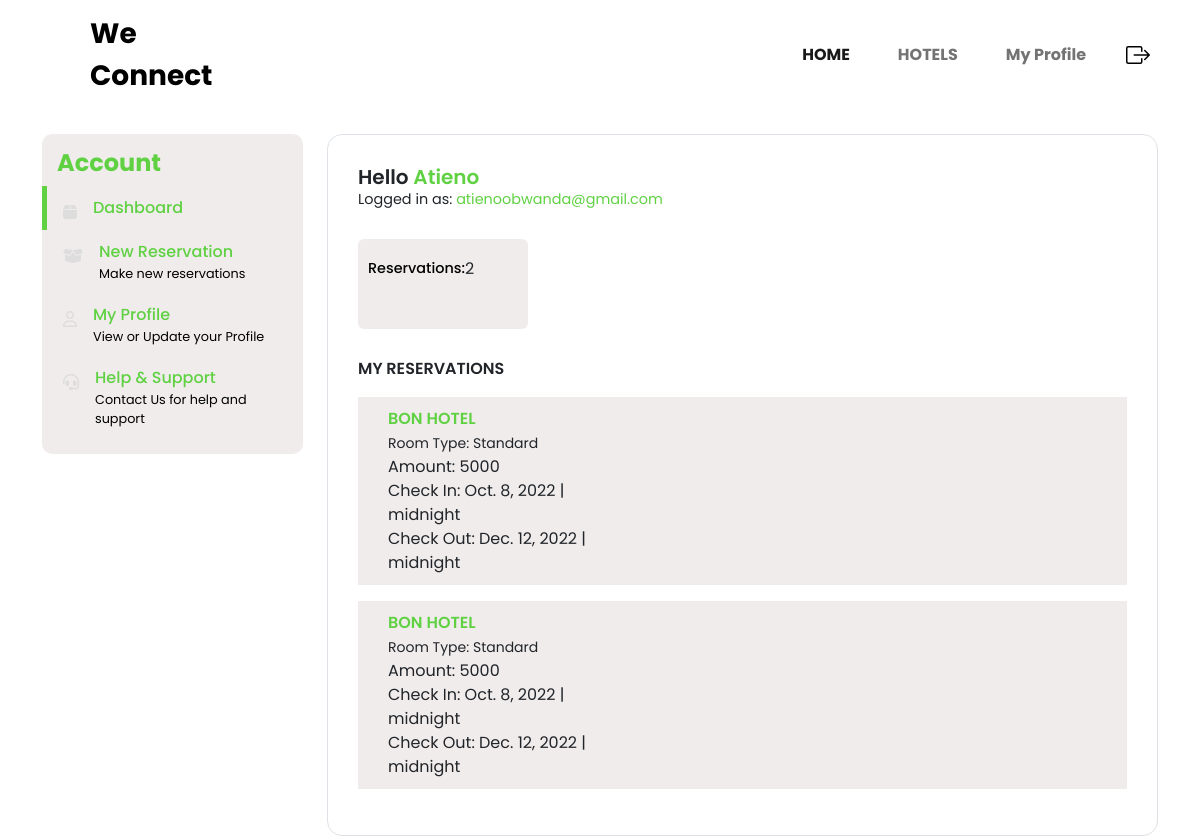
/dashboard/user/ (signed in), run on the app's committed database.
### accounts/models.py (models this page shows)
class User(AbstractUser):
    is_owner = models.BooleanField(default=False)
    is_client = models.BooleanField(default=False)
    first_name = models.CharField(max_length=100)
    last_name = models.CharField(max_length=100)
    email=models.EmailField()

### app/models.py (models this page shows, shortened)
class Bookings(models.Model):
    hotel = models.ForeignKey(Hotel, on_delete=models.CASCADE)
    amount = models.ForeignKey(Room,  on_delete=models.CASCADE)
    user =  models.ManyToManyField(Client, related_name='userBookings')
    date = models.DateTimeField(auto_now_add=True)
    phone = models.IntegerField(blank=True, null=True)
    check_in= models.DateTimeField()
    check_out = models.DateTimeField()

class Hotel (models.Model):
    hotel_name = models.CharField(max_length=100)
    description = models.TextField(blank= True)
    tagline = models.CharField(max_length=100)
    cover_image = models.ImageField(upload_to='images/')
    admin= models.ForeignKey(Owner,  on_delete=models.CASCADE)
    def __str__(self):
            return self.hotel_name

class Room (models.Model):
    ROOM_TYPE = (
        ('Standard', 'Standard'),
        ('Standard Twin', 'Standard Twin'),
        ('Deluxe', 'Deluxe'),
        ('Deluxe Twin', 'Deluxe Twin')
        )
    name = models.CharField(max_length=30, choices=ROOM_TYPE)
    tagline = models.CharField(max_length=100)
    rate = models.PositiveIntegerField(blank=True, null=True)
    image = models.ImageField(upload_to='images/')
    hotel= models.ForeignKey(Hotel,  on_delete=models.CASCADE)
    def __str__(self):
        return self.name

### dashboard/views.py (the view)
# urls.py: path('user/', views.clientDashboard, name='clientDashboard'),
def clientDashboard(request):
    currentUser = request.user.client
    activeBookings = Bookings.objects.filter(user=currentUser.pk).all()
    return render(request, 'client.html', {'activeBookings': activeBookings})

### dashboard/templates/client.html (shortened to what this page needs)
{% extends "base.html" %}
{% load static %}
{% block content %}
<!DOCTYPE html>
<html lang="en">
  <head>
 <link rel="stylesheet" href="https://cdnjs.cloudflare.com/ajax/libs/font-awesome/6.1.1/css/all.min.css" />
 <link rel="stylesheet" href="https://cdnjs.cloudflare.com/ajax/libs/font-awesome/6.1.1/css/brands.min.css" />
 <link rel="stylesheet" href="https://cdnjs.cloudflare.com/ajax/libs/font-awesome/6.1.1/css/fontawesome.min.css" />
 <link rel="stylesheet" href="https://cdnjs.cloudflare.com/ajax/libs/font-awesome/6.1.1/css/solid.min.css" />
    <link href="https://cdn.jsdelivr.net/npm/bootstrap@5.0.2/dist/css/bootstrap.min.css" rel="stylesheet">
    <link href="https://cdnjs.cloudflare.com/ajax/libs/font-awesome/4.7.0/css/font-awesome.min.css" rel="stylesheet">
    <link rel="stylesheet" type="text/css" href="{% static 'css/userDashboard.css' %}">
</head>
  <body>
    <div class="container mt-4">
        <div class="row">
            <div class="col-lg-3 my-lg-0 my-md-1">
                <div id="sidebar" class=" bg-light bg-purple">
                    <div class="h4 text" style="color:#60D143; font-weight: bold;">Account</div>
                    <ul>
                        <li class="active">
                            <a href="{% url 'clientDashboard' %}" class="text-decoration-none d-flex align-items-start">
                                <div class="fas fa-box pt-2 me-3"></div>
                                <div class="d-flex flex-column">
                                    <div class="link">Dashboard</div>
                                </div>
                            </a>
                        </li>
                        <li>
                            <a href="{% url 'hotels' %}" class="text-decoration-none d-flex align-items-start">
                                <div class="fas fa-box-open pt-2 me-3"></div>
                                <div class="d-flex flex-column">
                                    <div class="link">New Reservation</div>
                                    <div class="link-desc">Make new reservations</div>
                                </div>
                            </a>
                        </li>
                        <li>
                            <a href="{% url 'profile' %}" class="text-decoration-none d-flex align-items-start">
                                <div class="far fa-user pt-2 me-3"></div>
                                <div class="d-flex flex-column">
                                    <div class="link">My Profile</div>
                                    <div class="link-desc">View or Update your Profile</div>
                                </div>
                            </a>
                        </li>
                        <li>
                            <a href="#" class="text-decoration-none d-flex align-items-start">
                                <div class="fas fa-headset pt-2 me-3"></div>
                                <div class="d-flex flex-column">
                                    <div class="link">Help & Support</div>
                                    <div class="link-desc">Contact Us for help and support</div>
                                </div>
                            </a>
                        </li>
                    </ul>
                </div>
            </div>
            <div class="col-lg-9 my-lg-0 my-1">
                <div id="main-content" class="bg-white border">
                    <div class="d-flex flex-column">
                        <div class="h5">Hello <span style="color:#60D143">{{user.username}}</span></div>
                        <div>Logged in as: <span style="color:#60D143">{{user.email}}</span></div>
                    </div>
                    <div class="d-flex my-4 flex-wrap">
                        <div class="box me-4 my-1 bg-light">
                            <div class="d-flex align-items-center mt-2">
                                <div class="tag">Reservations: </div>
                                {% if activeBookings %}
                                {{activeBookings|length}}
                                {% else %}
                                0
                                {% endif %}
                            </div>
                        </div>
                    </div>
                    <div class="text-uppercase">My Reservations</div>
                    {% if activeBookings %}
                    {% for activeBooking in activeBookings %}
                    <div class="order my-3 bg-light">
                        <div class="row">
                            <div class="col-lg-4">
                                <div class="d-flex flex-column justify-content-between order-summary">
                                    <div class="d-flex align-items-center">
                                        <div class="text-uppercase" style="color:#60D143">{{activeBooking.hotel}}</div>
                                    </div>
                                    <div class="fs-8"><small>Room Type: {{activeBooking.amount}}</small></div>
                                    <div class="fs-8">Amount: {{activeBooking.amount.rate}}</div>
                                    <div class="fs-8">Check In: {{activeBooking.check_in |date}} | {{activeBooking.check_in |time}}</div>
                                    <div class="fs-8">Check Out: {{activeBooking.check_out |date}} | {{activeBooking.check_out |time}}</div>
                                </div>
                            </div>
                            </div>
                            </div>
                         {% endfor %}
                    {% endif %}
                </div>
            </div>
        </div>
    </div>
{% endblock content %}

### app/templates/base.html (shortened to what this page needs)
{% load static %}
<!DOCTYPE html>
<html lang="en">
  <head>
    <link href="https://cdn.jsdelivr.net/npm/bootstrap@5.0.2/dist/css/bootstrap.min.css" rel="stylesheet">
    <link href="https://cdnjs.cloudflare.com/ajax/libs/font-awesome/4.7.0/css/font-awesome.min.css" rel="stylesheet">
<link rel="stylesheet" type="text/css" href="{% static 'css/base.css' %}">
<link rel="stylesheet" type="text/css" href="{% static 'css/main.css' %}">
</head>
<body>
<div class="container navBox" >
  <nav class="navbar navbar-expand-lg navbar-light"  *ngIf="nav.visible">
      <div class="container-fluid pe-lg-2 p-0">
          <a class="navbar-brand fw-bold fs-3" href="{% url 'home' %}" style="color:#000;">
            We
            <span><br>Connect</span>
        </a>
          <div class="collapse navbar-collapse" id="navbarSupportedContent">
              <ul class="navbar-nav ms-auto mb-2 mb-lg-0">
                  <li class="nav-item">
                      <a class="nav-link pe-3 me-4 fw-bold active" aria-current="page" href="{% url 'home' %}">HOME</a>
                  </li>
                  <li class="nav-item">
                      <a class="nav-link pe-3 me-4 fw-bold" href="{% url 'hotels' %}">HOTELS</a>
                  </li>
                  {% if user.is_authenticated %}
                  <li class="nav-item">
                      <a class="nav-link pe-3 me-4 fw-bold" href="{% url 'profile' %}">My Profile</a>
                  </li>
              </ul>
              <a class="navbar-logo ml-2" href="{% url 'logout' %}" class="text-center" style="color:black;">
              </a>
            </div>
    {% endif %}
          </div>
      </div>
{% block content %}
{% endblock %}
</body>
  </html>

### app/static/css/base.css (style rules this page uses)
* { padding: 0; margin: 0; box-sizing: border-box; font-family: Newyork; }
.navbar .navbar-nav .nav-item .active { color: #60D143; }
.navbar .navbar-nav .nav-item { color: black; }

### app/static/css/main.css (style rules this page uses)
html, body, header, .view { height: 80vh; }
body { background: #fff; color: #333333; }

### app/static/css/userDashboard.css (style rules this page uses)
* { padding: 0; margin: 0; box-sizing: border-box; font-family: 'Poppins', sans-serif; }
#sidebar { padding: 15px 0px 15px 0px; border-radius: 10px; }
#sidebar .h4 { font-weight: 500; padding-left: 15px; }
#sidebar ul { list-style: none; margin: 0; padding-left: 0rem; }
#sidebar ul li { padding: 10px 0; display: block; padding-left: 1rem; padding-right: 1rem; border-left: 5px solid transparent; }
#sidebar ul li.active { border-left: 5px solid #60D143; }
#sidebar ul li a { display: block; }
#sidebar ul li a .fas, #sidebar ul li a .far { color: #ddd; }
#sidebar ul li a .link { color: #60D143; font-weight: 500; }
#sidebar ul li a .link-desc { font-size: 0.8rem; color: #000; }
#main-content { padding: 30px; border-radius: 15px; }
#main-content .h5, #main-content .text-uppercase { font-weight: 600; margin-bottom: 0; }
#main-content .h5+div { font-size: 0.9rem; }
#main-content .box { padding: 10px; border-radius: 6px; width: 170px; height: 90px; }
#main-content .box .tag { font-size: 0.9rem; color: #000; font-weight: 500; }
.order { padding: 10px 30px; min-height: 150px; }
.bg-light { background-color: #f0ecec !important; }

### data on the page
User: username "Atieno", email "atienoobwanda@gmail.com"
Bookings: hotel "BON HOTEL", amount "Standard", amount.rate "5000", check_in "Oct. 8, 2022", check_in "midnight", check_out "Dec. 12, 2022", check_out "midnight"
Bookings: hotel "BON HOTEL", amount "Standard", amount.rate "5000", check_in "Oct. 8, 2022", check_in "midnight", check_out "Dec. 12, 2022", check_out "midnight"

### other printed values
{{ activeBookings|length }} "2"
